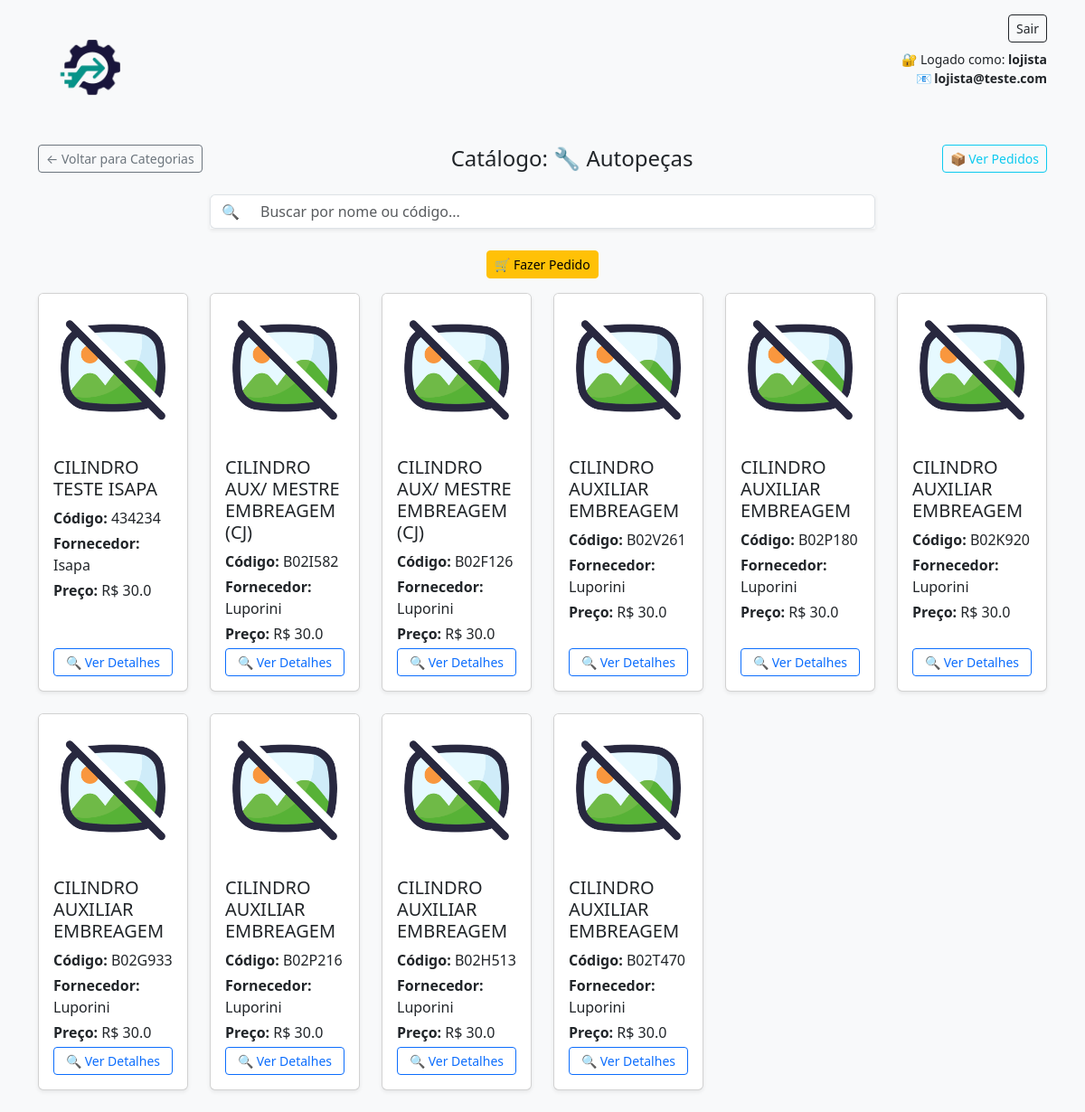
Page /catalogo/autopeca (signed in) on the committed database.
### app.py (models this page shows)
class Usuario(UserMixin, db.Model):
    id = db.Column(db.Integer, primary_key=True)
    nome = db.Column(db.String(100))
    email = db.Column(db.String(100), unique=True)
    senha = db.Column(db.String(200))
    tipo = db.Column(db.String(20))  # admin, lojista, fornecedor
    categorias_permitidas = db.Column(db.String(200))  # exemplo: "autopeca,cosmetico"

class Peca(db.Model):
    id = db.Column(db.Integer, primary_key=True)
    nome = db.Column(db.String(100))
    codigo = db.Column(db.String(50))
    aplicacoes = db.Column(db.String(2000))  # aumentei limite para textos longos
    fornecedor = db.Column(db.String(100))
    preco = db.Column(db.String(20))
    marca = db.Column(db.String(50))
    montadora = db.Column(db.String(50))
    categoria = db.Column(db.String(50))
    imagens = db.Column(db.Text)  # múltiplas URLs separadas por vírgula
    tipo_produto = db.Column(db.String(50), default='autopeca')

### app.py (the view, shortened to what this page needs)
@app.route('/catalogo/<tipo_produto>')
@login_required
def catalogo_por_tipo(tipo_produto):
    busca = request.args.get('busca', '')
    if tipo_produto == 'autopeca':
        query = Peca.query.filter_by(tipo_produto=tipo_produto)
        if busca:
            query = query.filter(
                (Peca.nome.ilike(f'%{busca}%')) |
                (Peca.codigo.ilike(f'%{busca}%'))
            )
        itens = query.all()
    return render_template('catalogo.html', catalogo=itens, tipo_produto=tipo_produto, busca=busca)

### app.py (called while the page is built)
@login_manager.user_loader
def load_user(user_id):
    return Usuario.query.get(int(user_id))

### Templates/catalogo.html (shortened to what this page needs)
<!DOCTYPE html>
<html lang="pt-br">
<head>
  <link href="https://cdn.jsdelivr.net/npm/bootstrap@5.3.0/dist/css/bootstrap.min.css" rel="stylesheet">
</head>
<body class="bg-light">
<div class="container mt-3">
<div class="d-flex justify-content-between align-items-start mb-4">
  <div>
    <img src="{{ url_for('static', filename='logo01.png') }}" alt="Logo" class="logo-img">
  </div>
  <div class="text-end">
    <a href="{{ url_for('logout') }}" class="btn btn-outline-dark btn-sm">Sair</a>
    <p class="mt-2 mb-0 small">
      🔐 Logado como: <strong>{{ current_user.tipo }}</strong><br>
      📧 <strong>{{ current_user.email }}</strong>
    </p>
  </div>
</div>
<div class="row align-items-center mb-4">
  <div class="col-auto">
    <a href="{{ url_for('categorias') }}" class="btn btn-outline-secondary btn-sm">&larr; Voltar para Categorias</a>
  </div>
  <div class="col text-center">
    <h4 class="mb-0">
      Catálogo:
      {% if tipo_produto == 'autopeca' %}🔧 Autopeças
      {% elif tipo_produto == 'cosmetico' %}🔴 Cosméticos
      {% elif tipo_produto == 'moda' %}👗 Moda
      {% elif tipo_produto == 'eletronico' %}💻 Eletrônicos
      {% else %}📦 Outros
      {% endif %}
    </h4>
  </div>
  <div class="col-auto d-flex justify-content-end gap-2 flex-wrap">
    <a href="{{ url_for('pedidos') }}" class="btn btn-outline-info btn-sm">📦 Ver Pedidos</a>
  </div>
</div>
<div class="row mb-4">
  <div class="col-md-8 offset-md-2">
    <div class="input-group shadow-sm">
      <span class="input-group-text bg-white border-end-0">🔍</span>
      <input type="text" id="busca" class="form-control border-start-0" placeholder="Buscar por nome ou código...">
    </div>
  </div>
</div>
{% if current_user.tipo == 'lojista' %}
  <div class="text-center mb-3">
    <button id="botaoMultiplo" class="btn btn-warning btn-sm" onclick="alternarCompraMultipla()">🛒 Fazer Pedido</button>
  </div>
{% endif %}
{% if catalogo %}
  <div class="row" id="catalogo-cards">
    {% for item in catalogo %}
      <div class="col-6 col-md-4 col-xl-2 mb-4">
        <div class="card h-100 shadow-sm d-flex flex-column" data-fornecedor="{{ item.fornecedor|lower|replace(' ', '') }}">
          {% set img_default = url_for('static', filename='sem-imagem.png') %}
          {% set primeira_imagem = item.imagens.strip().split(',')[0] if item.imagens and item.imagens.strip() else '' %}
          <img src="{{ primeira_imagem if primeira_imagem else img_default }}" class="card-img-top" alt="Imagem da peça" onerror="this.onerror=null; this.src='{{ img_default }}'">
          <div class="card-body d-flex flex-column">
            <h5 class="card-title">{{ item.nome }}</h5>
            <p class="card-text mb-1"><strong>Código:</strong> {{ item.codigo }}</p>
            <p class="card-text mb-1"><strong>Fornecedor:</strong> {{ item.fornecedor }}</p>
            <p class="card-text mb-1"><strong>Preço:</strong> R$ {{ item.preco }}</p>
            <div class="mt-auto">
              <button class="btn btn-sm btn-outline-primary w-100 btn-detalhes" data-bs-toggle="modal" data-bs-target="#modalItem{{ item.id }}">
                🔍 Ver Detalhes
              </button>
            </div>
          </div>
        </div>
      </div>
    {% endfor %}
  </div>
{% else %}
  <div class="alert alert-warning text-center mt-4">
    ⚠️ Nenhum produto encontrado nesta categoria.
  </div>
{% endif %}

### Templates/catalogo.html (style rules this page uses)
.logo-img { height: 120px; }

### rows in the picture
Usuario: tipo "lojista", email "lojista@teste.com"
Peca: nome "CILINDRO TESTE ISAPA", codigo "434234", fornecedor "Isapa", preco "30.0"
Peca: nome "CILINDRO AUX/ MESTRE EMBREAGEM (CJ)", codigo "B02I582", fornecedor "Luporini", preco "30.0"
Peca: nome "CILINDRO AUX/ MESTRE EMBREAGEM (CJ)", codigo "B02F126", fornecedor "Luporini", preco "30.0"
Peca: nome "CILINDRO AUXILIAR EMBREAGEM", codigo "B02V261", fornecedor "Luporini", preco "30.0"
Peca: nome "CILINDRO AUXILIAR EMBREAGEM", codigo "B02P180", fornecedor "Luporini", preco "30.0"
Peca: nome "CILINDRO AUXILIAR EMBREAGEM", codigo "B02K920", fornecedor "Luporini", preco "30.0"
Peca: nome "CILINDRO AUXILIAR EMBREAGEM", codigo "B02G933", fornecedor "Luporini", preco "30.0"
Peca: nome "CILINDRO AUXILIAR EMBREAGEM", codigo "B02P216", fornecedor "Luporini", preco "30.0"
Peca: nome "CILINDRO AUXILIAR EMBREAGEM", codigo "B02H513", fornecedor "Luporini", preco "30.0"
Peca: nome "CILINDRO AUXILIAR EMBREAGEM", codigo "B02T470", fornecedor "Luporini", preco "30.0"
